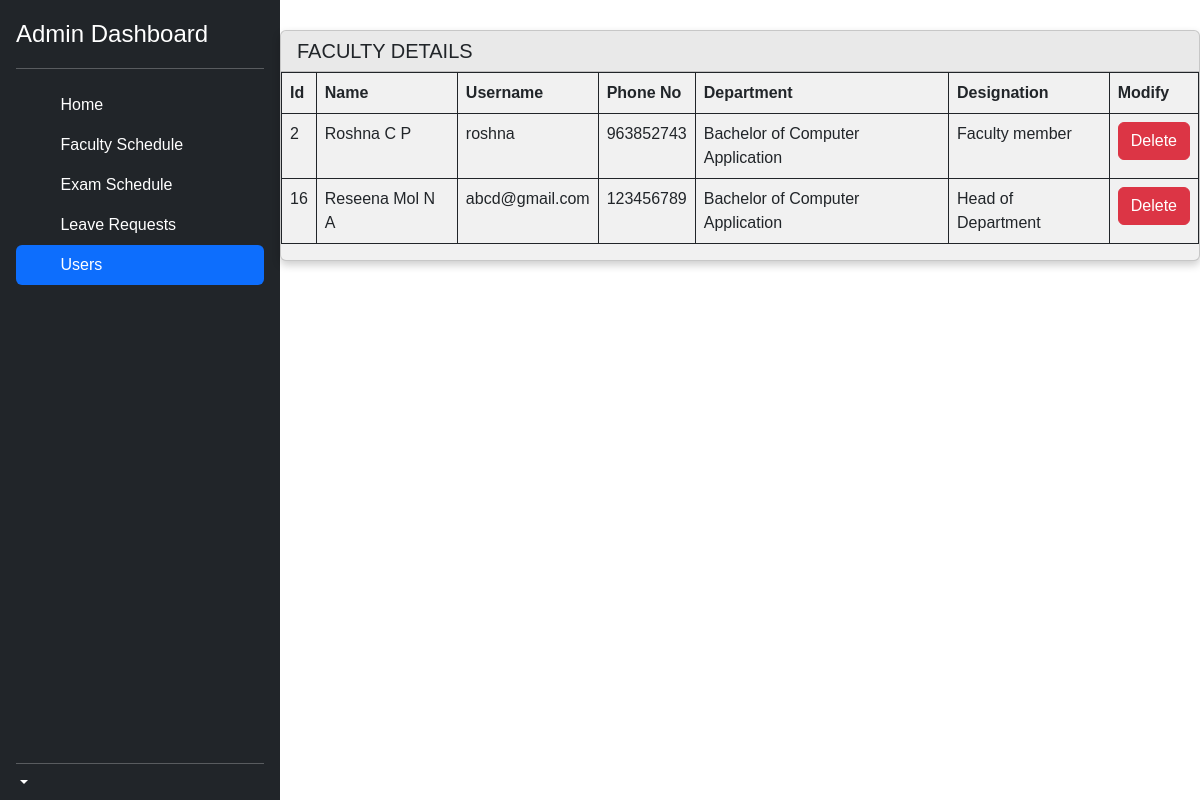
/admin/users.php, run on the app's committed database.
### tables this page shows
CREATE TABLE IF NOT EXISTS `fac_tb` (
  `fid` int(11) NOT NULL AUTO_INCREMENT,
  `fname` varchar(100) NOT NULL,
  `phone` bigint(20) NOT NULL,
  `des_id` int(11) NOT NULL,
  `depid` int(11) NOT NULL,
  `uname` varchar(35) NOT NULL,
  `passw` varchar(20) NOT NULL,
  `status` int(11) NOT NULL,
  PRIMARY KEY (`fid`),
  KEY `des_id` (`des_id`),
  KEY `dep` (`depid`)
);

CREATE TABLE IF NOT EXISTS `dep_tb` (
  `depid` int(11) NOT NULL AUTO_INCREMENT,
  `dname` varchar(200) NOT NULL,
  PRIMARY KEY (`depid`)
);

CREATE TABLE IF NOT EXISTS `desig_tb` (
  `des_id` int(11) NOT NULL,
  `desig_name` varchar(100) NOT NULL,
  PRIMARY KEY (`des_id`)
);

### admin/users.php (the view, shortened to what this page needs)
<!doctype html>
<html lang="en">
  <head>
<link href="../assets/css/bootstrap.min.css" rel="stylesheet">
    <link href="../assets/css/sidebars.css" rel="stylesheet">
  </head>
  <body>
<main class="d-flex flex-nowrap" style="height: 990px;">
  <div class="d-flex flex-column flex-shrink-0 p-3 text-bg-dark" style="width: 280px;">
    <a href="" class="d-flex align-items-center mb-3 mb-md-0 me-md-auto text-white text-decoration-none">
      <span class="fs-4">Admin Dashboard</span>
    </a>
    <hr>
    <ul class="nav nav-pills flex-column mb-auto">
      <li class="nav-item">
        <a href="admin_dash.php" class="nav-link text-white">
          <svg class="bi pe-none me-2" width="16" height="16"><use xlink:href="#home"/></svg>
          Home
        </a>
      </li>
      <li>
      <a href="fac_schedule.php" class="nav-link text-white">
          <svg class="bi pe-none me-2" width="16" height="16"><use xlink:href="#speedometer2"/></svg>
          Faculty Schedule
        </a>
      </li>
      <li>
        <a href="exam_table.php" class="nav-link text-white" >
          <svg class="bi pe-none me-2" width="16" height="16"><use xlink:href="#table"/></svg>
          Exam Schedule
        </a>
      </li>
      <li>
        <a href="./leaves/leavereq.php" class="nav-link text-white">
          <svg class="bi pe-none me-2" width="16" height="16"><use xlink:href="#grid"/></svg>
          Leave Requests
        </a>
      </li>
      <li>
        <a href="users.php" class="nav-link active" aria-current="page" >
          <svg class="bi pe-none me-2" width="16" height="16"><use xlink:href="#people-circle"/></svg>
          Users
        </a>
      </li>
    </ul>
    <hr>
    <div class="dropdown">
      <a href="#" class="d-flex align-items-center text-white text-decoration-none dropdown-toggle" data-bs-toggle="dropdown" aria-expanded="false">
      </a>
    </div>
    </div>
  <div class="d-flex flex-column flex-grow-1" style="padding-top : 30px;">
  <div class="card">
  <h5 class="card-header">FACULTY DETAILS</h5>
  <table id="data_table" class="table table-bordered border-dark">
		<thead>
			<tr>
				<th>Id</th>
				<th>Name</th>
				<th>Username</th>
				<th>Phone No</th>
				<th>Department</th>
        <th>Designation</th>
        <th>Modify</th>
			</tr>
		</thead>
		<tbody>
        <?php
        include '../server.php';
			$sql_query = "SELECT * FROM fac_tb,dep_tb,desig_tb WHERE fac_tb.depid = dep_tb.depid AND fac_tb.des_id=desig_tb.des_id AND fac_tb.status=1";
			$resultset = mysqli_query($conn, $sql_query) or die("database error:". mysqli_error($conn));
			while( $row = mysqli_fetch_assoc($resultset) ) {
			    echo "<tr><td>".$row ['fid']."</td>";
			    echo "<td>".$row ['fname']."</td>";
          echo "<td>".$row ['uname']."</td>";
          echo "<td>".$row ['phone']."</td>";
          echo "<td>".$row ['dname']."</td>";
          echo "<td>".$row ['desig_name']."</td>";?>
          <td><form class='form-horizontal' method='post' action=''>
                <input type='submit' class='btn btn-danger' name='delete' value='Delete'></form></td></tr>
			<?php
      }
      ?>
		</tbody>
		</table>
  </div>
</div>
</main>
</body>
</html>

### assets/css/sidebars.css (style rules this page uses)
body { min-height: 100vh; min-height: -webkit-fill-available; }
html { height: -webkit-fill-available; }
main { height: 100vh; height: -webkit-fill-available; max-height: 100vh; overflow-x: auto; overflow-y: hidden; }
.dropdown-toggle { outline: 0; }

### admin/users.php (style rules this page uses)
.bi { vertical-align: -.125em; fill: currentColor; }
body { font-family: Arial, Helvetica, sans-serif; }
.card { text-padding: 20px; box-shadow: 0 4px 8px 0 rgba(0, 0, 0, 0.2); text-align: left; background-color: #f1f1f1; }

### data on the page
fac_tb: fid "2", fname "Roshna C P", uname "roshna", phone "963852743", depid.dname "Bachelor of Computer Application", des.desig_name "Faculty member"
fac_tb: fid "16", fname "Reseena Mol N A", uname "abcd@gmail.com", phone "123456789", depid.dname "Bachelor of Computer Application", des.desig_name "Head of Department"
